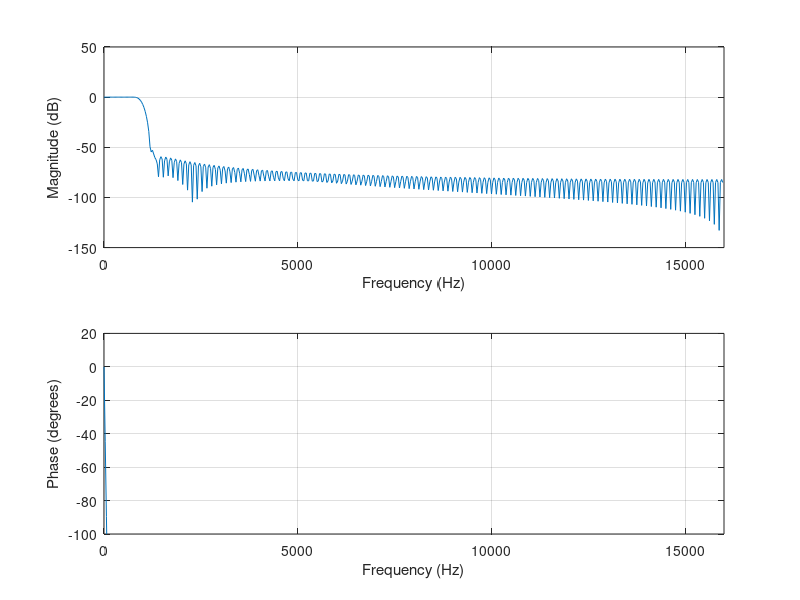

Write MATLAB code to recreate this figure. (Note: this script raises an error after producing the figure.)
Fs = 32000;
n = 255;
Wn = [0.0625];
b = fir1(n,Wn);
freqz(b,[1.0],[],Fs);
ylim([-100 20]);
figure
wave = readtable("waveform_4x_sample_raw.csv");
plot(wave.Var1);
title("raw");
hd = getFilter2;
y = filter(hd,wave.Var1);
plot(y);
title("IIR Filtered");

hold on

dataOut1 = filter(b,1,wave.Var1);
plot(dataOut1);
title("FIR filtered")


% dataOut2 = filter([0.5],[1.0,-0.5],dataOut1);
% plot(dataOut2);
% title("IIR filtered")
% hold off

